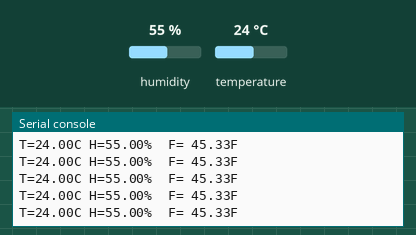
Bench run of a program on a simulated ESP32 board running MicroPython. Parts: the last lines printed to the serial console. The test bench sets the inputs (shaded band); at power-on: humidity 55 %, temperature 24 °C.

Above: at 1.2 s.
1.3 s: humidity set to 22 %
At 2.4 s:
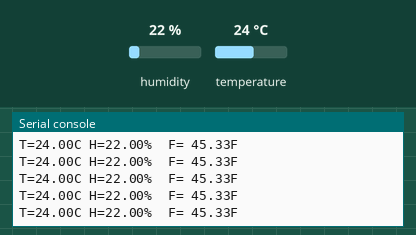
2.8 s: temperature set to 12 °C
At 3.6 s:
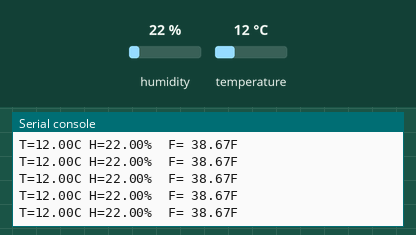
4.3 s: humidity set to 40 %
At 4.9 s:
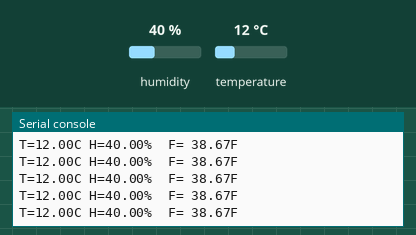
Timing chart, 0 to 7.3 s (numbered marks = the images above; inputs shaded):
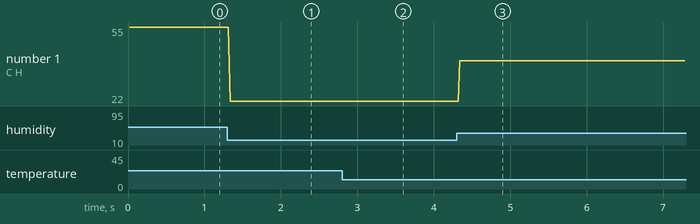

The program:

dht11_basico.py
```python
from dht import DHT11
from machine import Pin
from utime import sleep

sensorDHT = DHT11(Pin(15))

while True:


    sensorDHT.measure()
    temp = sensorDHT.temperature()
    hum = sensorDHT.humidity()
    far = (temp*5)/9 + 32


    print("T={:02.2f}C H={:02.2f}%  F= {:02.2f}F".format(temp, hum,  far))
```

Measured:
- after the input at 1.3 s, the serial console: prints a new line at once (image 1)
- after the input at 2.8 s, the serial console: prints a new line at once (image 2)
- after the input at 4.3 s, the serial console: prints a new line at once (image 3)
- plotted number 1: 55 → 22 after the input at 1.3 s, 22 → 40 after the input at 4.3 s
